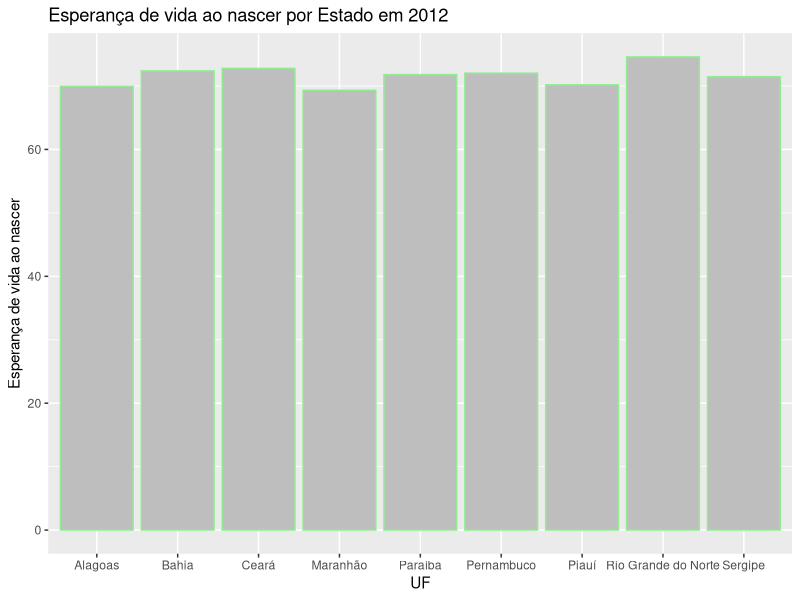
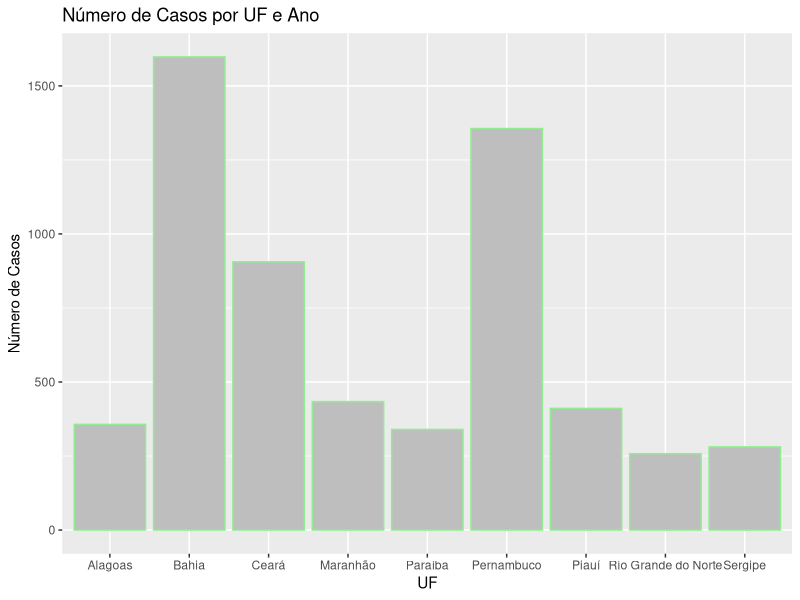

The R script that drew these images, in order: (Note: this script raises an error after producing the figures.)
install.packages('dplyr')
install.packages('readxl') 
install.packages('ggplot2') 
install.packages('tidyr') 
install.packages('forcats') 
install.packages('rio') 
install.packages('stringr') 
install.packages('purrr')

library(dbplyr) 
library(readxl) 
library(ggplot2) 
library(tidyr) 
library(forcats) 
library(rio) 
library(stringr) 
library(purrr)

setwd('/home/danilo.dias/R_files/DATA_TCC')

# tratamento dos dados de determinantes sociais ~ atlas do desenvolvimento humano ipea 
rm(aids_data) 
rm(determinantes) 
rm(na_removed_determinantes)

determinantes <- read_excel('IPEA_DATA.xlsx') 

na_removed_determinantes <- determinantes %>% 
  drop_na() 

determinantes <- na_removed_determinantes 

determinantes <- determinantes %>% 
  dplyr::rename('UF' = 'Territorialidades') 

determinantes <- determinantes %>% 
  subset(UF == 'Bahia'| UF == 'Pernambuco' | UF == 'Alagoas' | UF == 'Paraíba' | UF == 'Ceará' | UF == 'Sergipe' | UF == 'Rio Grande do Norte' | UF == 'Maranhão' | UF == 'Piauí')

test <- determinantes %>% 
  tidyr::pivot_longer(
    cols = !UF,
    names_to = "DETERMINANTES",
    values_to = "SCORE" ) 

test <- test %>% 
  dplyr::mutate(ano='')

test$ano <- substr(test$DETERMINANTES, nchar(test$DETERMINANTES)-4,nchar(test$DETERMINANTES)) 
test$ano <- as.numeric(test$ano)



ggplot(determinantes, aes(x = UF)) +
  geom_bar(aes(y = determinantes$`Esperança de vida ao nascer 2012`, fill = "Esperança de vida ao nascer 2012"), stat = "identity", position = "stack", color='lightgreen', fill='grey') + 
  labs(title = "Esperança de vida ao nascer por Estado em 2012",
       x = "UF",
       y = "Esperança de vida ao nascer",
       fill = "Esperança de vida ao nascer")

# tratamento dos dados de  notificacoes de aids desde 1980 ~ sinan 

aids_data <- read_excel('DATA_SINAN.xlsx') 

selected_aids_data <- aids_data %>% 
  dplyr::select('UF Notificação','2010', '2011', '2012', '2013', '2014', '2015', '2016', '2017', '2018', '2019', '2020', '2021') 

aids_data <- selected_aids_data 
rm(selected_aids_data)

aids_data <- aids_data %>% 
  dplyr::rename('UF'= 'UF Notificação') %>% 
  dplyr::rename('casos aids 2010' = '2010', 'casos aids 2011' = '2011', 'casos aids 2012' = '2012', 'casos aids 2013' = '2013', 
                'casos aids 2014' = '2014', 'casos aids 2015' = '2015', 'casos aids 2016' = '2016', 'casos aids 2017' = '2017',
                'casos aids 2018' ='2018', 'casos aids 2019' = '2019', 'casos aids 2020' = '2020', 'casos aids 2021' ='2021')

aids_data  <- aids_data %>% 
  subset(UF == 'Bahia'| UF == 'Pernambuco' | UF == 'Alagoas' | UF == 'Paraíba' | UF == 'Ceará' | UF == 'Sergipe' | UF == 'Rio Grande do Norte' | UF == 'Maranhão' | UF == 'Piauí') 

test_aids <- aids_data %>% 
  tidyr::pivot_longer(
    cols = !UF,
    names_to = "CASOS_AIDS",
    values_to = "QUANTIDADE_CASOS_AIDS" ) 

test_aids <- test_aids %>% 
  dplyr::mutate(ano='') 

test_aids$ano <-substr(test_aids$CASOS_AIDS, nchar(test_aids$CASOS_AIDS)-4,nchar(test_aids$CASOS_AIDS)) 
test_aids$ano <- as.numeric(test_aids$ano)

ggplot(aids_data, aes(x = UF)) +
  geom_bar(aes(y = aids_data$`casos aids 2010`, fill = "casos aids 2010"), stat = "identity", position = "stack", color='lightgreen', fill='grey') + 
  labs(title = "Número de Casos por UF e Ano",
       x = "UF",
       y = "Número de Casos",
       fill = "Ano") 

# tratamento dos dados de notificacoes de sifilis adquirida desde 2010 ~ sinan 
rm(sifilis_data)

sifilis_data <- import('SIFILIS_ADQUIRIDA.csv') 

sifilis_data <- sifilis_data %>% 
  dplyr::rename('UF' = 'UF de notificao') %>% 
  dplyr::rename( 'casos sifilis 2010' = '2010', 'casos sifilis 2011' = '2011', 'casos sifilis 2012' = '2012', 'casos sifilis 2013' = '2013', 
                 'casos sifilis 2014' = '2014', 'casos sifilis 2015' = '2015', 'casos sifilis 2016' = '2016', 'casos sifilis 2017' = '2017',
                 'casos sifilis 2018' ='2018', 'casos sifilis 2019' = '2019', 'casos sifilis 2020' = '2020', 'casos sifilis 2021' ='2021')

sifilis_data$UF=substr(sifilis_data$UF,3,22) 

sifilis_data <- sifilis_data %>%
  dplyr::mutate_if(is.character, str_trim)

sifilis_data <- sifilis_data %>% 
  subset(UF == 'Bahia'| UF == 'Pernambuco' | UF == 'Alagoas' | UF == 'Paraíba' | UF == 'Ceará' | UF == 'Sergipe' | UF == 'Rio Grande do Norte' | UF == 'Maranhão' | UF == 'Piauí') 

sifilis_data <- sifilis_data %>% 
  dplyr::select (-'Total') 

sifilis_data$`casos sifilis 2010` <- as.numeric(sifilis_data$`casos sifilis 2010`)

test_sifilis <- sifilis_data %>% 
  tidyr::pivot_longer(
    cols = !UF,
    names_to = "CASOS_SIFILIS",
    values_to = "QUANTIDADE_CASOS_SIFILIS" ) 

test_sifilis <- test_sifilis %>% 
  dplyr::mutate(ano='')

test_sifilis$ano=substr(test_sifilis$CASOS_SIFILIS, nchar(test_sifilis$CASOS_SIFILIS)-4,nchar(test_sifilis$CASOS_SIFILIS)) 
test_sifilis$ano <- as.numeric(test_sifilis$ano)


# unir dados 
rm('teste_merged_data')

teste_merged_data <- merge(test_aids, test_sifilis, by=c('UF','ano'))
teste_merged_data <- merge(teste_merged_data, test, by=c('UF','ano')) 

# merged_data<-  merge(aids_data, sifilis_data, by='UF') 
# merged_data <- merge(merged_data, determinants, by = 'UF') 

list_data_to_merge <-  list(test, test_aids, test_sifilis)

teste_merged_data <- list_data_to_merge %>% 
  purrr::reduce(dplyr::inner_join, by='UF') 



rm(list_data_to_merge)


# análises do painel de dados 

summary(merged_data) 
dplyr::glimpse(merged_data) 


merged_data <- merged_data %>%  
  dplyr::mutate_at(c('casos aids 2010', 'casos aids 2011', 'casos aids 2012', 'casos aids 2013', 
                     'casos aids 2014', 'casos aids 2015', 'casos aids 2016', 'casos aids 2017',
                     'casos aids 2018', 'casos aids 2019', 'casos aids 2020', 'casos aids 2021'), as.numeric)

dplyr::glimpse(merged_data) 
